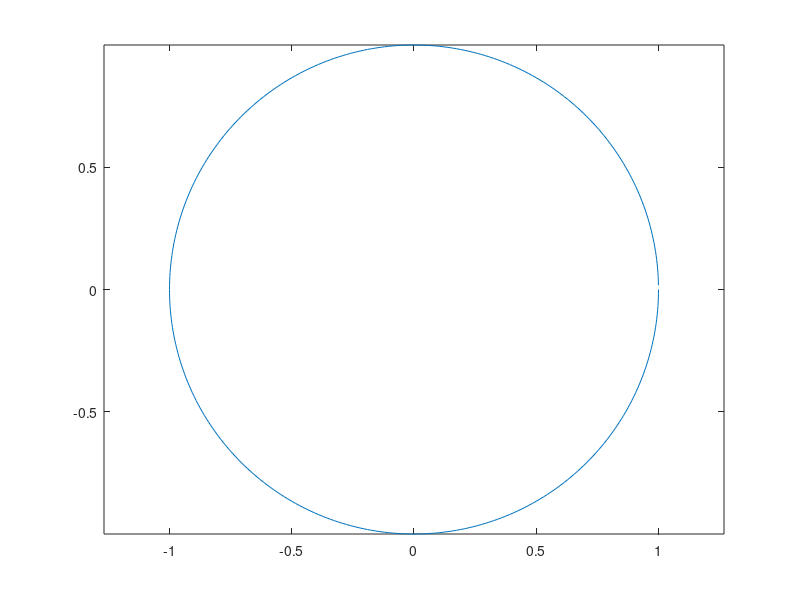

Write the MATLAB code that produced this figure.


x = linspace(0, pi/2, 10)

y = logspace(0, 2, 10)

%%=========================================================================
%%=========================================================================


format long
a = 2;
x = a/2;
disp(['The approach to sqrt(a) for a =', num2str(a)])
for i = 1:6
x = (x + a / x) / 2;
disp( x )
end
disp( 'Matlab''s value: ' )
disp( sqrt(2) )
format

%%=========================================================================
%%=========================================================================

t0 = clock;
s = 0;
for n = 1:100000
s = s + n;
end
etime(clock, t0)

t0 = clock;
n = 1:100000;
s = sum( n );
etime(clock, t0)

%%=========================================================================
%%=========================================================================

tic
s = 0;
for n = 1:100000
s = s + 1/n^2;
end
toc

tic
n = 1:100000;
s = sum( 1./n.^2 );
toc


%%=========================================================================
%%=========================================================================


sign = -1;
s = 0;
for n = 1:9999
sign = -sign;
s = s + sign / n;
end
display(s);


n = 1:2:9999;
s = sum( 1./n - 1./(n+1) )



%%=========================================================================
%%=========================================================================


bal = 10000 * rand;
if bal < 5000
rate = 0.09;
else
rate = 0.12;
end
newbal = bal + rate * bal;
disp( 'New balance after interest compounded is:' )
format bank
disp( newbal )


%%=========================================================================
%%=========================================================================


bal = 15000 * rand;
if bal < 5000
rate = 0.09;
elseif bal < 10000
rate = 0.12;
else
rate = 0.15;
end
newbal = bal + rate * bal;
format bank
disp( 'New balance is:' )
disp( newbal )





%%=========================================================================
%%=========================================================================

d = floor(3*rand) + 1
switch d
case 1
disp('That''s a 1!' );
case 2
disp( 'That''s a 2!');
otherwise
disp( 'Must be 3!');
end



d = floor(10*rand);
switch d
case {2, 4, 6, 8}
disp( 'Even' );
case {1, 3, 5, 7, 9}
disp( 'Odd' );
otherwise
disp( 'Zero' );
end


%%=========================================================================
%%=========================================================================

i=sqrt(-1);
circle = exp( 2*i*[1:360]*pi/360 );
plot(circle)
axis('equal')


%%=========================================================================
%%=========================================================================

a = [1+i 2+2i; 3+3i 4+4i]
a'
a.'


%%=========================================================================
%%=========================================================================
